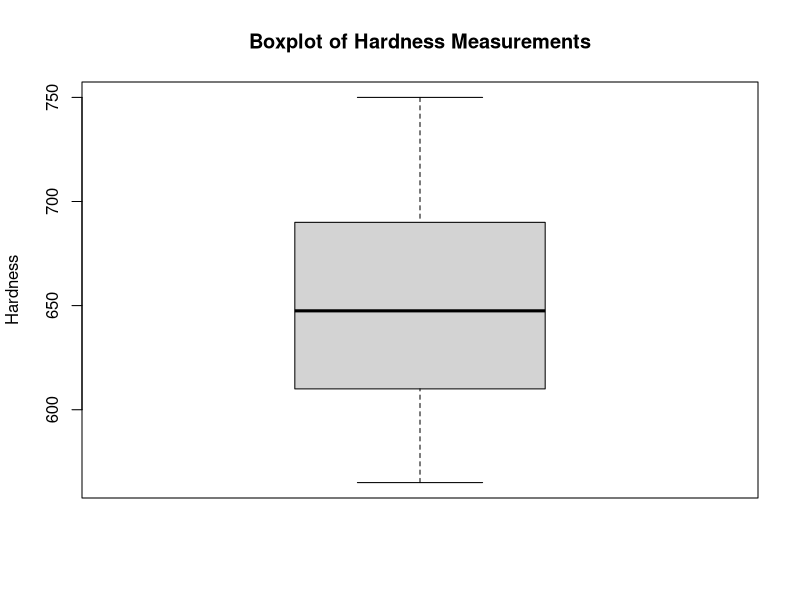
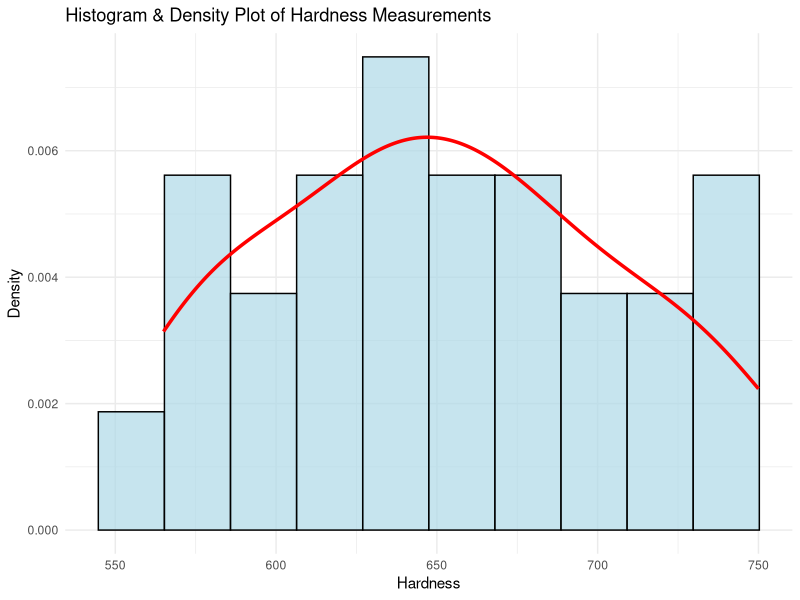

Write R code to recreate these figures, in order.
## ---- chunk 1
data_1 <- c(570, 565, 575, 580, 590, 600, 610, 620, 625, 630, 635, 640, 645, 650,660, 665, 670, 675, 680, 690, 700, 710, 720, 730, 740, 750)
#这几个descriptive statistics有什么不同？分别用在哪些场所 
a_mean <- mean(data_1)
a_median <- median(data_1)
a_sd <- sd(data_1)
a_iqr <- IQR(data_1)
a_mad <- mad(data_1)
a_mean
a_median
a_sd
a_iqr
a_mad
## ---- chunk 2
#标准置信区间
t.test(data_1)$conf.int
#稳健置信区间


## ---- chunk 3

  boxplot(data_1, col = "lightgray", main = "Boxplot of Hardness Measurements",
        ylab = "Hardness", horizontal = FALSE)
x <- boxplot.stats(data_1)$out
#结果是“numeric(0)”表示没有异常值

#做密度图
library(ggplot2)

# 创建数据框
df <- data.frame(data_1)
# 绘制直方图加密度图
ggplot(df, aes(x = data_1)) +
  geom_histogram(aes(y = ..density..), bins = 10, fill = "lightblue", color = "black", alpha = 0.7) +  # 直方图
  geom_density(color = "red", lwd = 1.2) +  # 密度曲线
  labs(title = "Histogram & Density Plot of Hardness Measurements",
       x = "Hardness", y = "Density") +
  theme_minimal()



## ---- chunk 4
d_2<- c(0.10,0.15,0.20, 0.35, 0.45, 0.55 ,0.65 ,0.75 ,0.85, 0.95)
mean_2 <- mean(d_2)
med_2 <- median(d_2)
trim_2 <- mean(d_2,trim=0.1)
mean_2
med_2
trim_2
## ---- chunk 5
d_3<- c(0.10,0.15,0.20, 0.35, 0.45, 0.55 ,0.65 ,0.75 ,0.85, 5)
mean_3 <- mean(d_3)
med_3 <- median(d_3)
trim_3 <- mean(d_3,trim=0.1)
mean_3
med_3
trim_3
